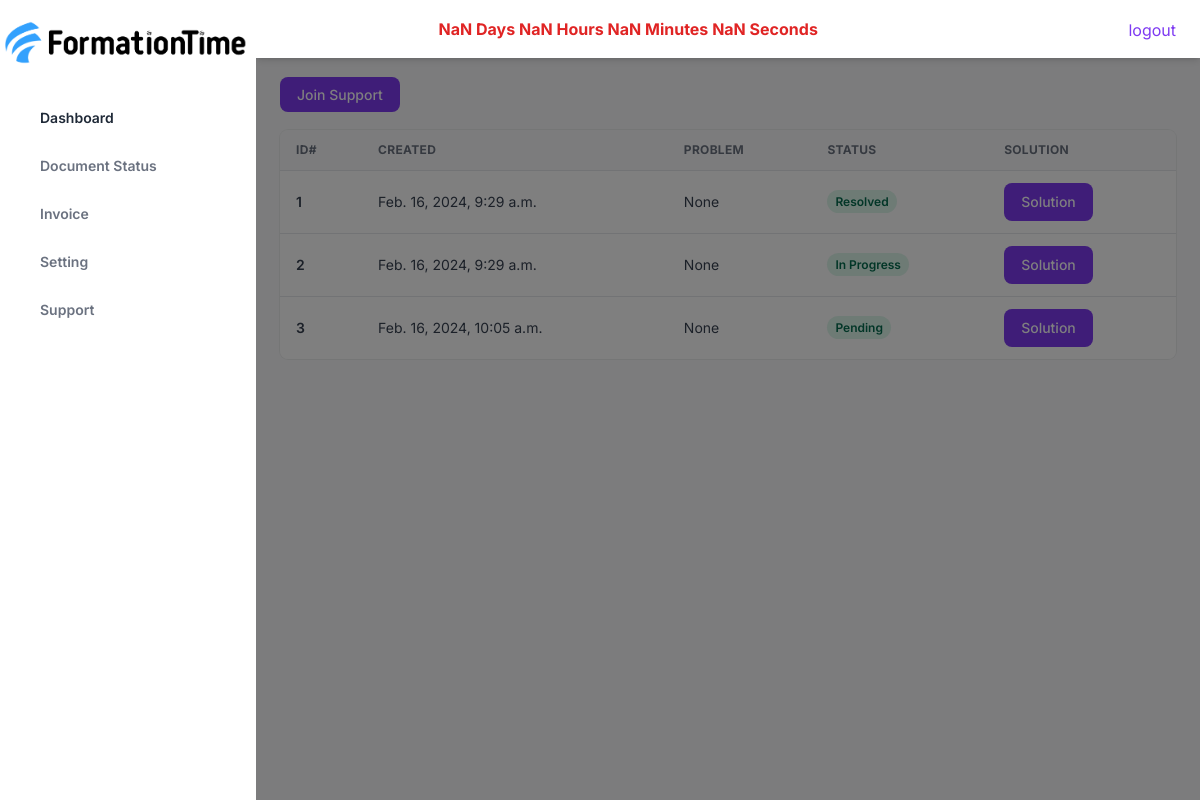
The app's page /support/ (signed in), older data.
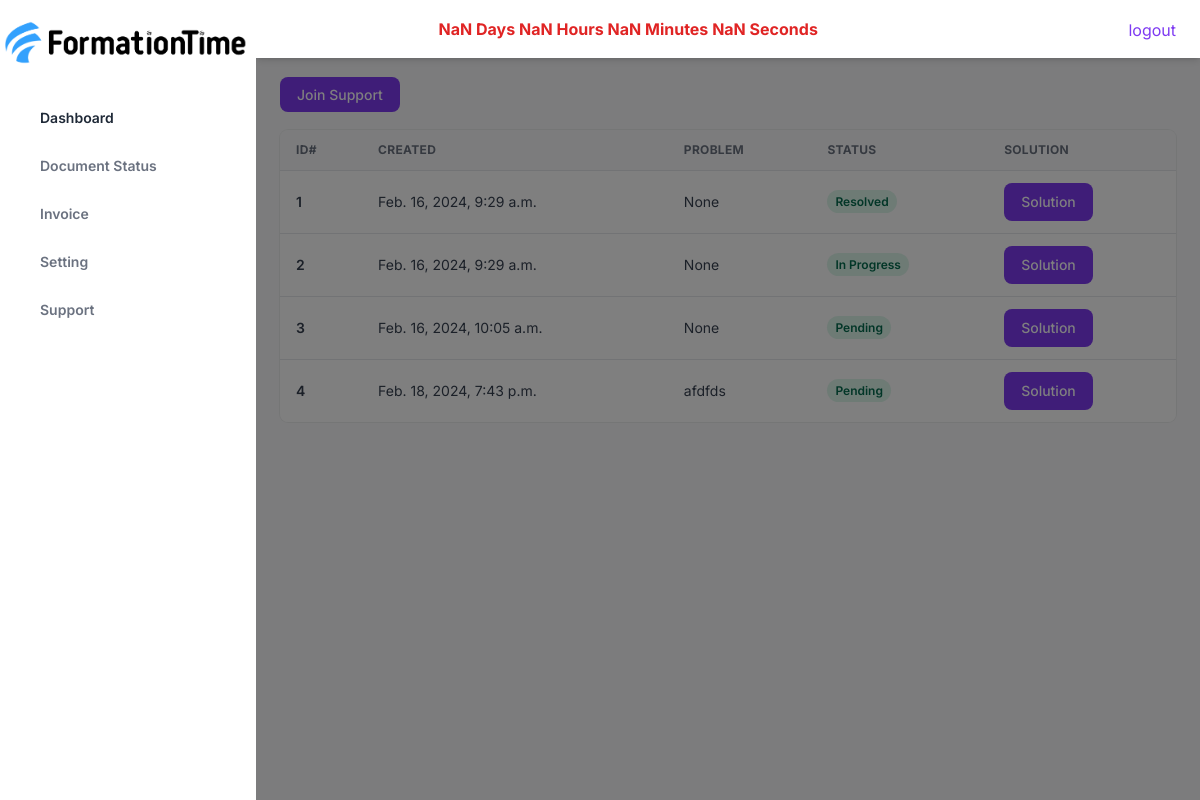
The same page, newer data.
### document/models.py (models this page shows)
class Support(models.Model):
    user = models.ForeignKey(Account,on_delete=models.CASCADE)
    title = models.CharField(max_length=100,blank=True,null=True)
    problem = models.TextField()
    solution = models.TextField(blank=True,null=True)
    status = models.CharField(max_length=30,choices=Support_STATUS_CHOICES,default='Pending')
    created = models.DateTimeField(auto_now_add=True)
    updated = models.DateTimeField(auto_now=True)

### document/views.py (the view)
# urls.py: path('support/',views.support,name='support'),
@login_required()
def support(request):
    support = Support.objects.filter(user=request.user)
    return render(request,'document/support.html',{'support':support})

### template/document/support.html (shortened to what this page needs)
{% extends 'base.html' %}
{% block content%}
<link href="https://cdnjs.cloudflare.com/ajax/libs/flowbite/2.2.0/flowbite.min.css"  rel="stylesheet" />
<div class="my-6">
  <a href="/join-support/" class="px-4 py-2 text-sm font-medium leading-5 text-white transition-colors duration-150 bg-purple-600 border border-transparent rounded-lg active:bg-purple-600 hover:bg-purple-700 focus:outline-none focus:shadow-outline-purple"
              >
                Join Support
              </a>
</div>
<div class="w-full mb-8 overflow-hidden rounded-lg shadow-xs">
  <div class="w-full overflow-x-auto">
    <table class="w-full whitespace-no-wrap">
      <thead>
        <tr
          class="text-xs font-semibold tracking-wide text-left text-gray-500 uppercase border-b dark:border-gray-700 bg-gray-50 dark:text-gray-400 dark:bg-gray-800">
          <th class="px-4 py-3">ID#</th>
          <th class="px-4 py-3">Created</th>
          <th class="px-4 py-3">Problem</th>
          <th class="px-4 py-3">Status</th>
          <th class="px-4 py-3">Solution</th>
        </tr>
      </thead>
      <tbody class="bg-white divide-y dark:divide-gray-700 dark:bg-gray-800">
        {% for support in support%}
        <tr class="text-gray-700 dark:text-gray-400">
          <td class="px-4 py-3">
            <div class="flex items-center text-sm">
              <p class="font-semibold">{{support.id}}</p>
            </div>
          </td>
          <td class="px-4 py-3 text-sm">
            {{support.created}}
          </td>
          <td class="px-4 py-3 text-sm">
            {{support.title}}
          </td>
          <td class="px-4 py-3 text-xs">
            <span
              class="px-2 py-1 font-semibold leading-tight text-green-700 bg-green-100 rounded-full dark:bg-green-700 dark:text-green-100">
              {{support.get_status_display}}
            </span>
          </td>
          <td class="px-4 py-3 text-sm">
              <button data-modal-target="{{support.id}}" data-modal-toggle="{{support.id}}"
                class="px-4 py-2 text-sm font-medium leading-5 text-white transition-colors duration-150 bg-purple-600 border border-transparent rounded-lg active:bg-purple-600 hover:bg-purple-700 focus:outline-none focus:shadow-outline-purple"
              >
                Solution
              </button>
          </td>
        </tr>
        {%endfor%}
      </tbody>
    </table>
  </div>
</div>
{%endblock%}

Row changes from the older to the newer data that the page shows:
added Support: id "4", created "Feb. 18, 2024, 7:43 p.m.", title "afdfds", status "Pending"
